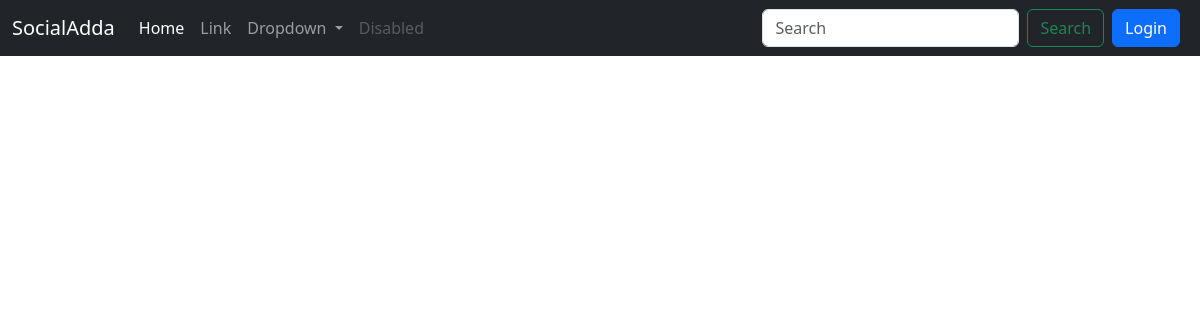
/user/, run on an earlier commit of the app's database.
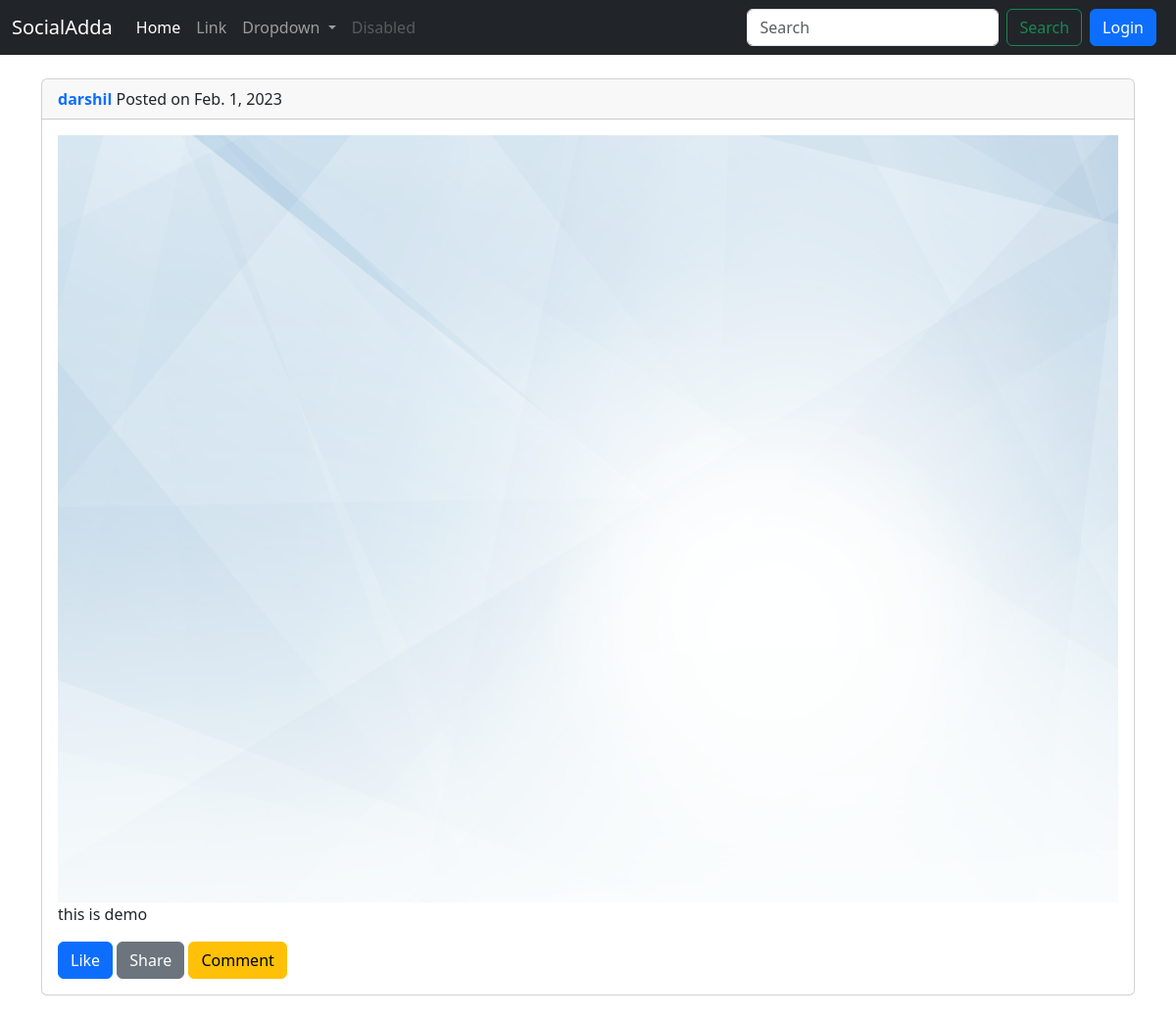
And on a later commit of the database.
### user/models.py (models this page shows, shortened)
class Post(models.Model):
	user=models.ForeignKey(User,on_delete=models.CASCADE)
	image=models.ImageField()
	caption=models.TextField()
	date=models.DateField(auto_now_add=True,null=True)

### user/views.py (the view, shortened to what this page needs)
# urls.py: 2. Add a URL to urlpatterns:  path('', views.home, name='home')
def home(request):
	allPost=Post.objects.all()
	data={
		'posts':allPost
	}
	return render(request,'user/feed.html',data)

### templates/user/feed.html (shortened to what this page needs)
{% extends 'base.html' %}
{% block body %}
	{% for i in posts  %}
	<div class="container">
		<div class="card my-4" >
		  <div class="card-header">
				<a href="{{i.user}}" style="text-decoration:none;"><strong>{{i.user}}</strong></a>	Posted on {{i.date}}
		  </div>
		  <div class="card-body">
			<img src={{i.image.url}} class="img-fluid"/>
			<p class="card-text">{{i.caption}}</p>
			<div class="col">
				<a href="#" class="btn btn-primary">Like</a>
				<a href="#" class="btn btn-secondary">Share</a>
				<a href="#" class="btn btn-warning">Comment</a>
			</div>
		  </div>
		</div>
	</div>
	{% endfor %}
{% endblock body %}

### templates/base.html (shortened to what this page needs)
<!doctype html>
<html lang="en">
  <head>
    <link href="https://cdn.jsdelivr.net/npm/bootstrap@5.3.0-alpha1/dist/css/bootstrap.min.css" rel="stylesheet">
  </head>
  <body>
<nav class="navbar navbar-expand-lg navbar-dark bg-dark">
  <div class="container-fluid">
    <a class="navbar-brand" href="#">SocialAdda</a>
    <div class="collapse navbar-collapse" id="navbarSupportedContent">
      <ul class="navbar-nav me-auto mb-2 mb-lg-0">
        <li class="nav-item">
          <a class="nav-link active" aria-current="page" href="#">Home</a>
        </li>
        <li class="nav-item">
          <a class="nav-link" href="#">Link</a>
        </li>
        <li class="nav-item dropdown">
          <a class="nav-link dropdown-toggle" href="#" role="button" data-bs-toggle="dropdown" aria-expanded="false">
            Dropdown
          </a>
        </li>
        <li class="nav-item">
          <a class="nav-link disabled">Disabled</a>
        </li>
      </ul>
      <form class="d-flex" role="search">
        <input class="form-control me-2" type="search" placeholder="Search" aria-label="Search">
        <button class="btn btn-outline-success" type="submit">Search</button>
      </form>
	  {% if not user.is_authenticated %}
		<button type="button" class="btn btn-primary mx-2" data-bs-toggle="modal" data-bs-target="#exampleModal">Login</button>
	  {% endif %}
    </div>
  </div>
</nav>
{% block  body%}{% endblock body %}
  </body>
</html>

What changed in the data, as far as the page shows it:
added Post: user "darshil", date "Feb. 1, 2023", image (picture), caption "this is demo"
